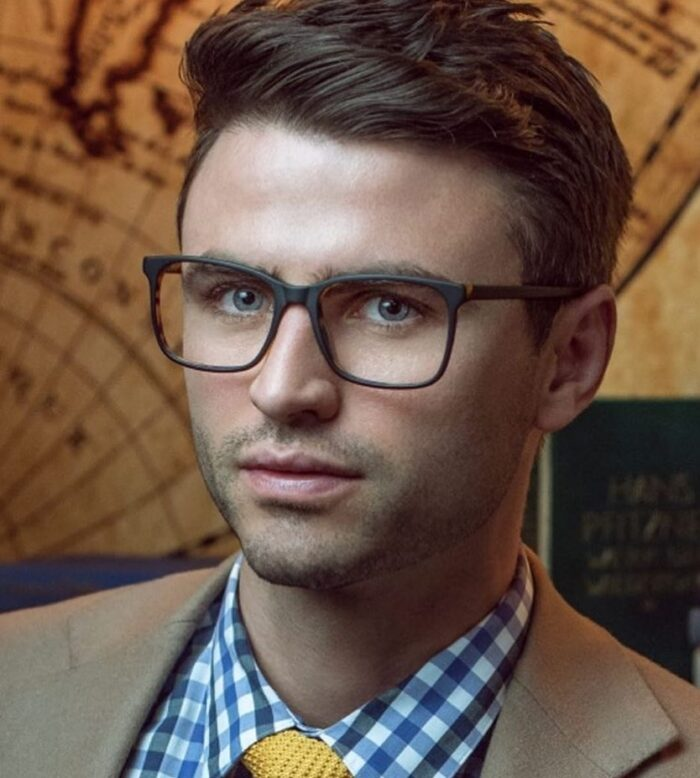
#> input picture Part - 3/Eye detection/gl.jpg, 700 x 778 px
$ jupyter execute 'Eye detection.ipynb'   (shell and % lines are left out)
#> lines starting #> are read from the running program, lines starting #| are printed output that depends on the picture; after the words box and inside, x2 and y2 are one past the last pixel; in counts of white or black regions, pixels touching at a corner belong together
#> further down, img is the input picture: shape (778, 700, 3); mean B, G, R 72.3, 85.3, 106.9
[cell 1]
import cv2
import matplotlib.pyplot as plt

[cell 2]
eye = cv2.CascadeClassifier('eye_detect.xml')

[cell 3]
def eye_detect1(img):
    img_e = img.copy()
    eye_detected = eye.detectMultiScale(img_e,scaleFactor = 1.2,minNeighbors = 5)
#> eye_detected = [[203, 268, 61, 61], [349, 269, 83, 83]]
    for(x,y,w,h) in eye_detected:
        cv2.rectangle(img_e,(x,y),(x+w , y+h),(0,0,255),10)
#> this loop made 2 passes
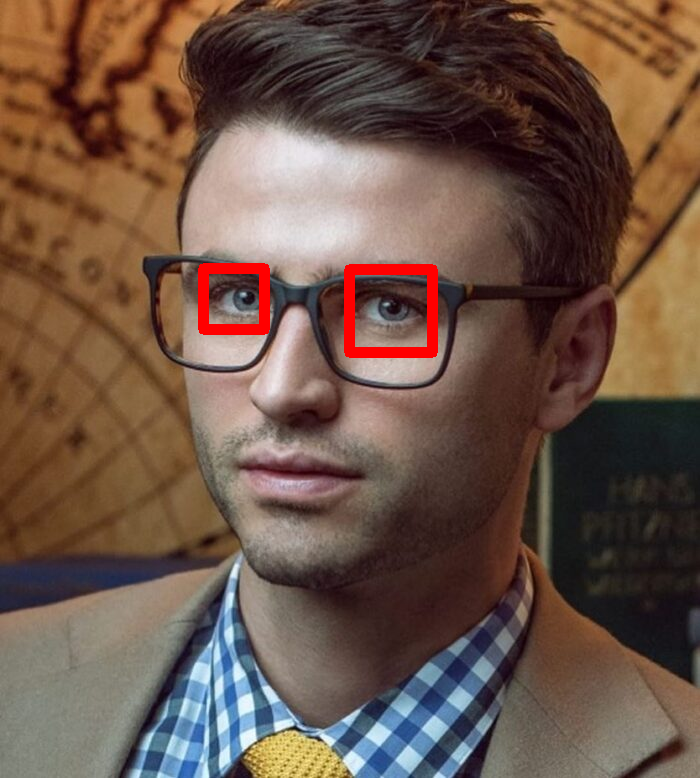
#> img_e: shape (778, 700, 3); 1.15% of pixels changed, all inside (x1, y1, x2, y2) = (198, 263, 438, 358)
    return img_e

[cell 4]
# reading the image
img = cv2.imread('gl.jpg')

[cell 5]
eye_f = eye_detect1(img)
plt.imshow(eye_f)

[cell 6]
cv2.imshow("eye",eye_f)
cv2.waitKey(0)
#> Out = 27

[cell 7]
cv2.imwrite('EYE_D.jpg',eye_f)
#> Out = True
